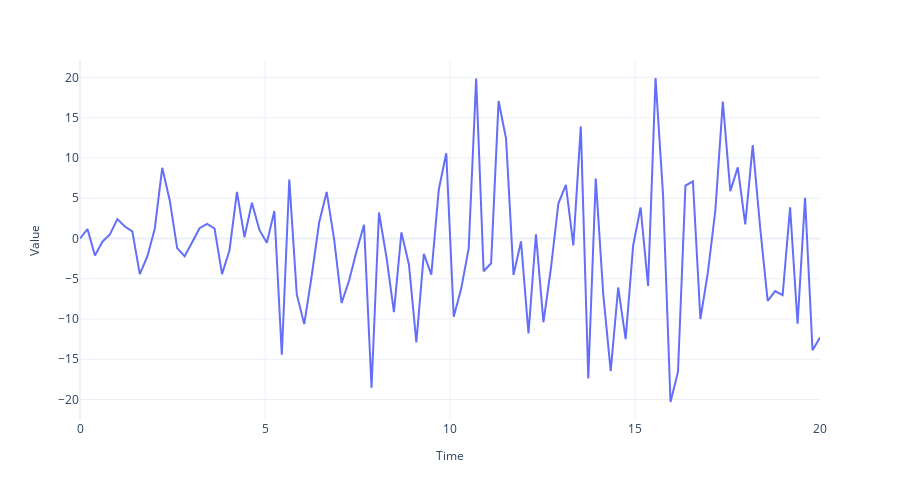

Notebook code for this chart:
### Code cell
fig = plot_time_series(regular_time_samples, sinusoidal_samples + noise, '')

if SAVE_FIGURES:
    fig.write_image('img/chapter_01/non_stationary_sinusoidal.png')
fig.show()
